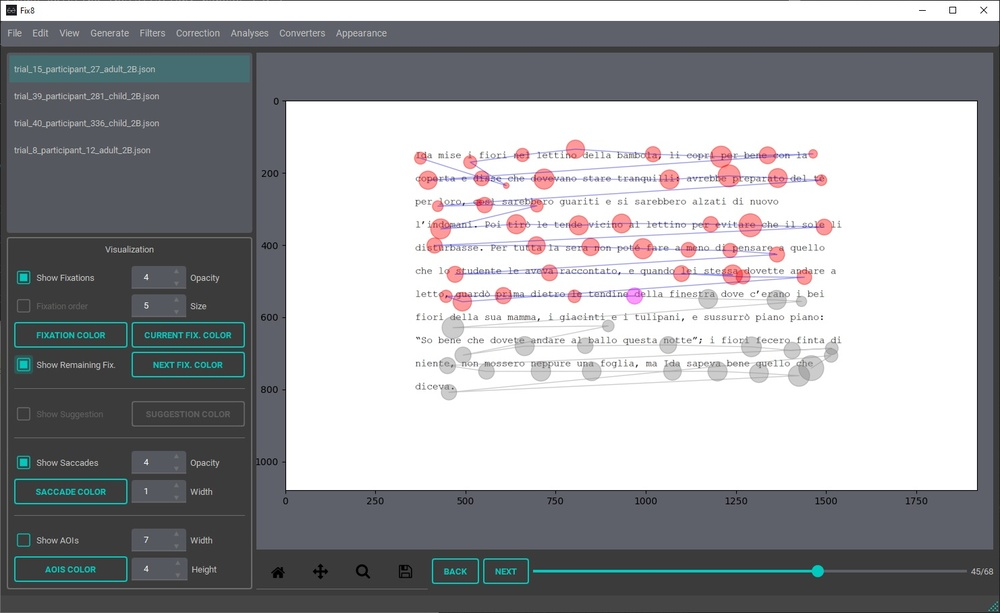
#> input picture src/.images/fix8.jpg, 1000 x 613 px, shrunk from 1482 x 908 before the run
$ python -i mini_emtk.py   (imports and definitions only)
#> lines starting #> are read from the running program, lines starting #| are printed output that depends on the picture; after the words box and inside, x2 and y2 are one past the last pixel; in counts of white or black regions, pixels touching at a corner belong together
#> further down, picture is the input picture: PIL image 1000x613 RGB; mean R, G, B 157.6, 158.7, 161.4
#
# This file contains several functions from Eye Movement In
# Programming Toolkit (EMTK)
#
# repo: https://github.com/nalmadi/EMIP-Toolkit
#
######################## from EMTK #################################


from PIL import Image
import pandas as pd
import numpy as np
import random
import os

def find_background_color(img):
    """Private function that identifies the background color of the image
    Parameters
    ----------
    img : PIL.Image
        a PIL (pillow fork) Image object
    Returns
    -------
    str
        the color of the background of the image
    """

    img = img.convert("L")  # Convert to grayscale
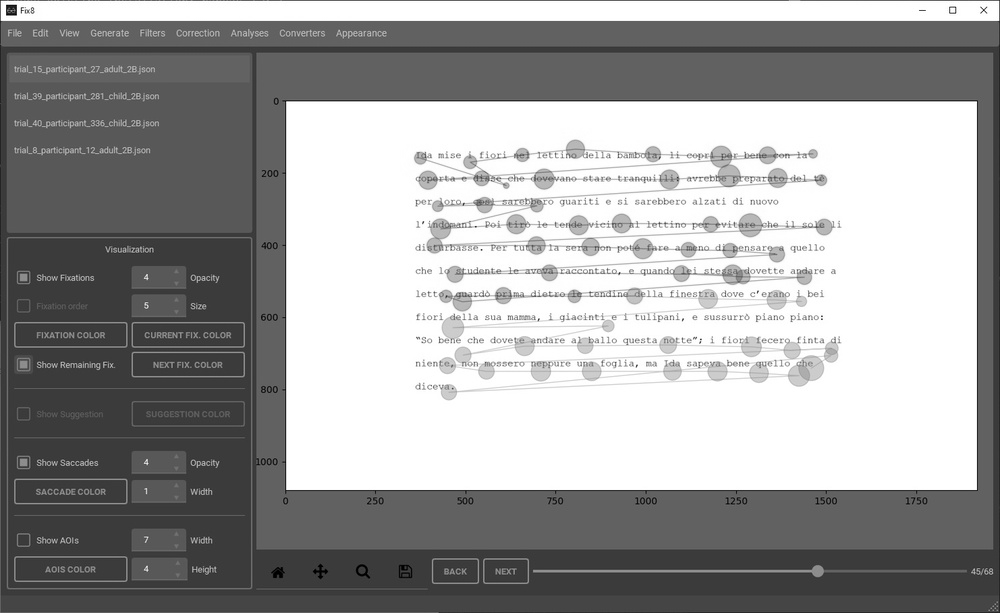
#> img: PIL image 1000x613 L; min 0, max 255, mean 158.7
    threshold = 80
    img = img.point(
        lambda x: 0 if x < threshold else 255, "1"
    )  # Apply threshold and convert to black and white
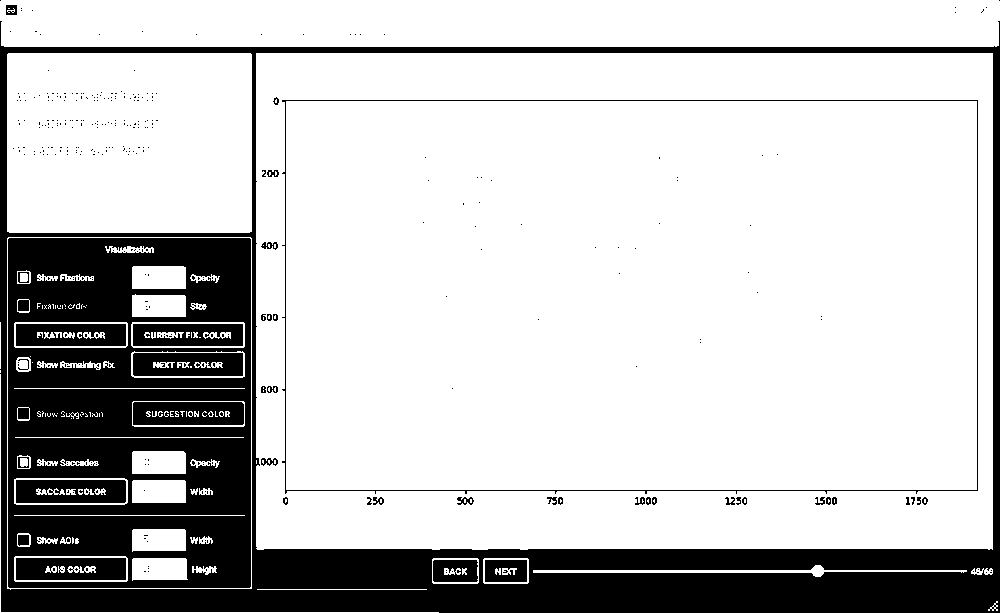
#> img: PIL image 1000x613 1; 77.1% white; 388 black regions (345 under 20 px), largest, box (x1, y1, x2, y2) and area: (0, 21, 1000, 613) 65458, (8, 238, 251, 588) 56080, (133, 402, 244, 425) 2311

    width, height = img.size
#> width = 1000; height = 613

    color_result = []
    box_size = min(width, height) // 20
#> box_size = 30

    # Move a tiny rectangle box to obtain most common color
    for x, y in zip(range(0, width, box_size), range(0, height, box_size)):
        box = (x, y, x + box_size, y + box_size)
        minimum, maximum = img.crop(box).getextrema()
        color_result.append(minimum)
        color_result.append(maximum)
#> this loop made 21 passes
#> (minimum, maximum) on passes 1 to 12: (0, 255), (0, 255), (255, 255), (0, 255), (0, 255), (255, 255), (255, 255), (0, 255), (0, 255), (0, 255), (255, 255), (255, 255)
#> after the loop, color_result = 42 values, max 255 at index 1, min 0 at index 0, mean 182.1

    # Analyze and determine the background color
    if color_result.count(255) > color_result.count(0):
        bg_color = "white"
    else:
        bg_color = "black"

    return bg_color

# [544 lines left out: functions EMTK_find_aoi, read_EyeLink1000_experiment, find_lines_y, find_word_centers, overlap, hit_test, not called in this run]

######################## end from EMTK #################################

def distance(fix1, fix2):
    ''' returns distance between two fixations '''
    return ((fix1[0] - fix2[0])**2 + (fix1[1] - fix2[1])**2)**0.5


# [563 lines left out: functions read_EyeLink1000, generate_fixations_left, exp_func, generate_fixations_left_skip, within_line_regression, between_line_regression and 8 more, not called in this run]

>>> from PIL import Image
>>> picture = Image.open('.images/fix8.jpg')
>>> result = find_background_color(picture)
#> result = 'white'
